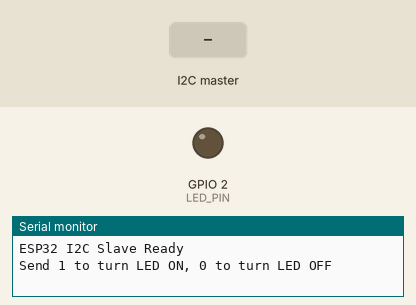
Simulated run of this sketch. Board: ESP32. On the bench: output pins drawn as LEDs (lit = HIGH), the last lines printed to the serial monitor. Inputs (shaded band) come from the test bench.

Above: at 1.2 s.
1.3 s: the I2C master sends the byte 1
At 1.7 s:
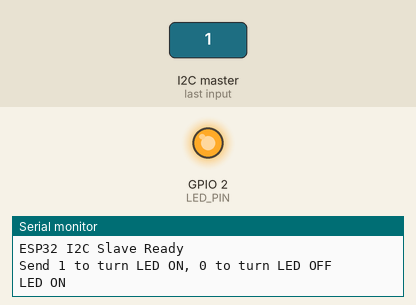
2.8 s: the I2C master sends the byte 0
At 4.2 s:
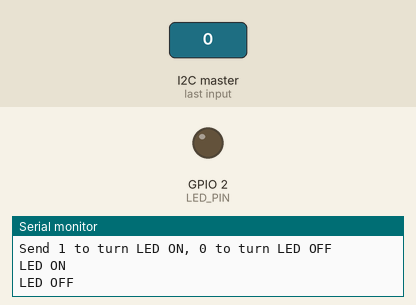
Timing chart, 0 to 5.8 s (numbered marks = the images above; inputs shaded):
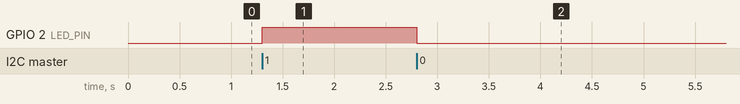

The sketch:

main.ino
```cpp
#include <Wire.h>

#define I2C_SLAVE_ADDR 0x08
#define SDA_PIN 21
#define SCL_PIN 22
#define LED_PIN 2  // Built-in LED

void receiveEvent(int howMany) {
  if (howMany < 1) return;

  int command = Wire.read();

  if (command == 1) {
    digitalWrite(LED_PIN, HIGH);
    Serial.println("LED ON");
  } else if (command == 0) {
    digitalWrite(LED_PIN, LOW);
    Serial.println("LED OFF");
  }
}

void setup() {
  Serial.begin(115200);
  pinMode(LED_PIN, OUTPUT);
  digitalWrite(LED_PIN, LOW);

  Wire.begin(I2C_SLAVE_ADDR, SDA_PIN, SCL_PIN);
  Wire.onReceive(receiveEvent);

  Serial.println("ESP32 I2C Slave Ready");
  Serial.println("Send 1 to turn LED ON, 0 to turn LED OFF");
}

void loop() {
  delay(10);
}
```

Measured:
- after the input at 1.3 s, GPIO 2 (LED_PIN): LOW → HIGH at once
- after the input at 2.8 s, GPIO 2 (LED_PIN): HIGH → LOW at once
